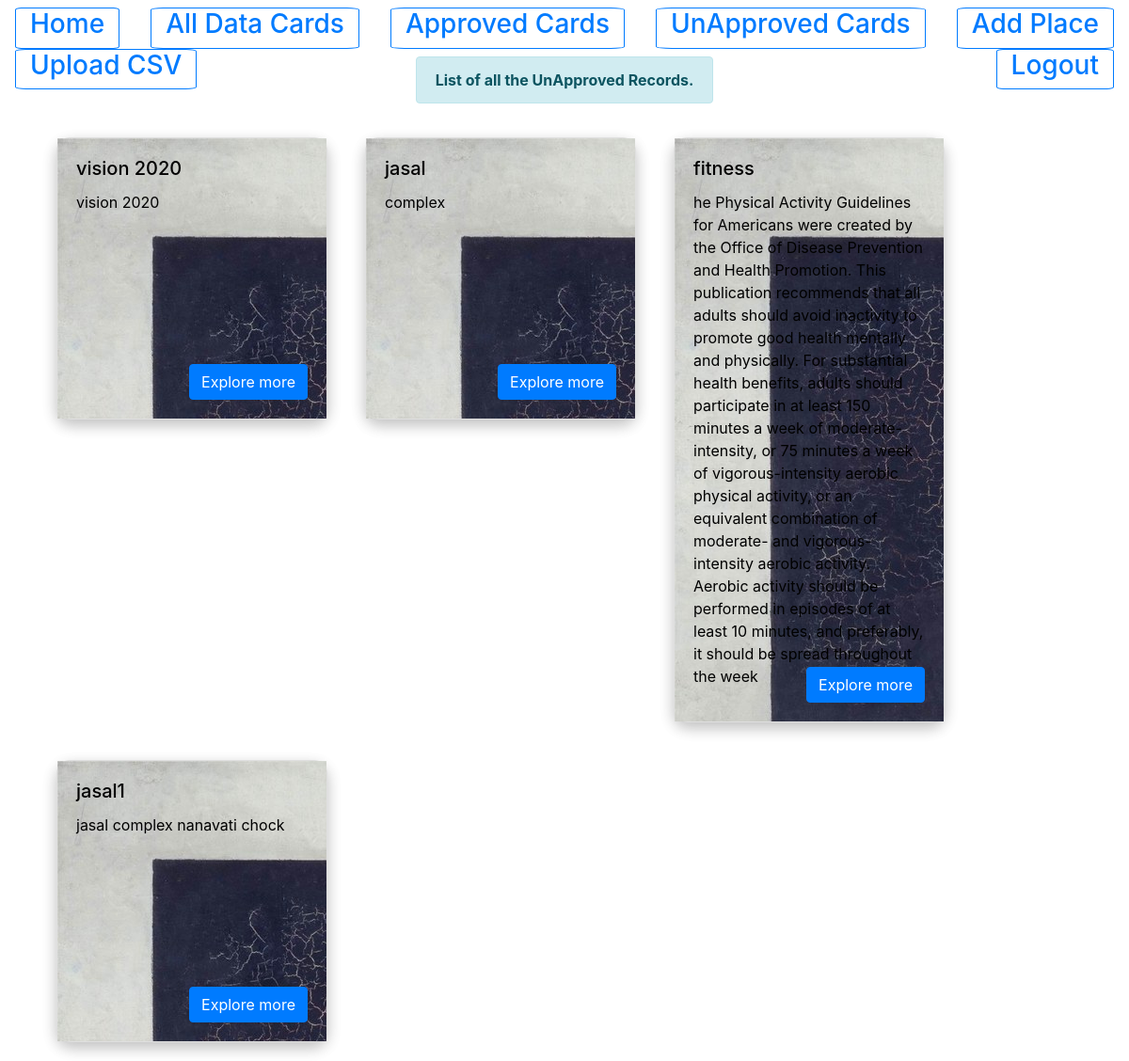
/UnApprovedlist/ (signed in), run on the app's committed database.
### myapp/models.py (models this page shows, shortened)
class myapp(models.Model):
    title = models.CharField(max_length=100,default=' ')
    description = models.CharField(max_length=1000,default=' ')
    longitude=models.CharField(max_length=1000,default=0)
    latitude=models.CharField(max_length=1000,default=0)
    placetitle=models.CharField(max_length=1000,default= ' ')
    placevalue=models.CharField(max_length=1000,default=' ')
    class Meta:
        db_table = 'placeDb'

### myapp/views.py (the view)
# urls.py: path('UnApprovedlist/',views.UnApprovedlist,name='UnApprovedlist'),
def UnApprovedlist(request):
    if request.user.is_authenticated:
        imgData = imageLoc.objects.filter(status = "UnApproved")         #collecting all unapproved images
        vdoData = VideoLoc.objects.filter(status = "UnApproved")         ##collecting all unapproved videos
        place_ids = list(set(int(entry.place_id) for entry in imgData))         #making a set of ids of these unapproved images
        place_ids_1 = list(set(int(entry.place_id) for entry in vdoData))       #making a set of ids of these unapproved video
        total_place_ids = list(set(place_ids + place_ids_1))                    #making set of all these images and video ids
        results = []
        for idx in total_place_ids:
            try:
                results.append(myapp.objects.get(id=idx))                        # storing data of all the unapproved ids
            except:
                continue
        message = "List of all the UnApproved Records."
        return render(request,"SelcetedList.html",{"results":results,"message":message})       #rendering the results in selectedlist.html with a message
    else:
        form = LoginForm()                         #login form
        message = "Please Login for Moving Further"
        return render(request,'registration/login.html',{"form":form,"message" : message})     # rendering login page

### myapp/templates/SelcetedList.html (shortened to what this page needs)
<!DOCTYPE html>
<html lang="en">
<head>
    <link rel="stylesheet" href="https://stackpath.bootstrapcdn.com/bootstrap/4.1.3/css/bootstrap.min.css"
>
</head>
<body class="">
        <div class=""  style="background-color:#ffffff;">
                <nav class="navbar navbar-dark bg-transparent" style="height:60px;">
                    <a class="" href="/" style="border: 2px;">
                        <button class="btn btn-sm btn-outline-primary admin-header-button"
                        style="border-radius: 6%; padding: 0 15px;"
                            type="submit">
                            <h3>Home</h3>
                        </button></a>
                    <a class="" href="/AllDatalist/" style="border: 2px;">
                        <button class="btn btn-sm btn-outline-primary"
                        style="border-radius: 6%; padding: 0 15px;"
                        type="submit">
                            <h3>All Data Cards</h3>
                        </button></a>
                    <a class="" href="/Approvedlist/" style="border: 2px;">
                        <button class="btn btn-sm btn-outline-primary"
                        style="border-radius: 6%; padding: 0 15px;"
                            type="submit">
                            <h3>Approved Cards</h3>
                        </button></a>
                    <a class="" href="/UnApprovedlist/" style="border: 2px;">
                        <button
                        style="border-radius: 6%; padding: 0 15px;"
                            class="btn btn-sm btn-outline-primary" type="submit">
                            <h3>UnApproved Cards</h3>
                        </button></a>
                    <a class="" href="/adminpanel/0/" style="border: 2px;">
                        <button class="btn btn-sm btn-outline-primary"
                        style="border-radius: 6%; padding: 0 15px;"
                        type="submit">
                            <h3>Add Place</h3>
                        </button></a>
                    <a class="" href="/csvUpload/" style="border: 2px;">
                        <button class="btn btn-sm btn-outline-primary"
                        style="border-radius: 6%; padding: 0 15px;"
                            type="submit">
                            <h3>Upload CSV</h3>
                        </button></a>
                    <a class="" href="/admin/logout/" style="border: 2px;">
                        <button class="btn btn-sm btn-outline-primary"
                        style="border-radius: 6%; padding: 0 15px;"
                            type="submit">
                            <h3>Logout</h3>
                        </button></a>
                </nav>
                <div class="alert alert-info container" style="text-align: center;width: max-content;height: max-content;">
                    <strong>{{ message }}</strong>
                </div>
            </div>
    <div class="row">
        <div class="col-12" style="width:100%;color: black;text-align: left;">
            <ul id='search-results'>
                {% for result in results %}
                <div class="" style="padding: 20px; float: left; ">
                    <div class="card" style="width: 18rem;min-height: 300px;border-radius: 15px!important;
                    border-top-left-radius: 15px !important;
                    border-top-right-radius: 15px !important;
                    border-bottom-right-radius: 15px !important;
                    border-bottom-left-radius: 15px !important;
                    box-shadow: 0 6px 16px 0 rgba(0,0,0,.15),0 6px 16px 0 rgba(0,0,0,.12)!important;">
                        <div class="card-body"
                            style="height: 100%;background-image: url(/static/images/imagedefault.jpg);background-size: auto;background-repeat: no-repeat;">
                            <h5 class="card-title">{{ result.title }}</h5>
                            <p class="card-text">{{ result.description }}</p>
                            <div class="" style="position: absolute;right: 20px;bottom: 20px;">
                                <a href="{{ result.id }}/" class="btn btn-primary">Explore more</a>
                            </div>
                        </div>
                    </div>
                </div>
                {% endfor %}
            </ul>
        </div>
    </div>
</body>
</html>

### data on the page
myapp: title "vision 2020", description "vision 2020"
myapp: title "jasal", description "complex"
myapp: title "fitness", description "he Physical Activity Guidelines for Americans were created by the Office of Disease Prevention and Health Promotion. This publication recommends that all adults should avoid inactivity to promote good health mentally and physically. For substantial health benefits, adults should participate in at least 150 minutes a week of moderate-intensity, or 75 minutes a week of vigorous-intensity aerobic physical activity, or an equivalent combination of moderate- and vigorous-intensity aerobic activity. Aerobic activity should be performed in episodes of at least 10 minutes, and preferably, it should be spread throughout the week"
myapp: title "jasal1", description "jasal complex nanavati chock"

### other printed values
{{ message }} "List of all the UnApproved Records."
